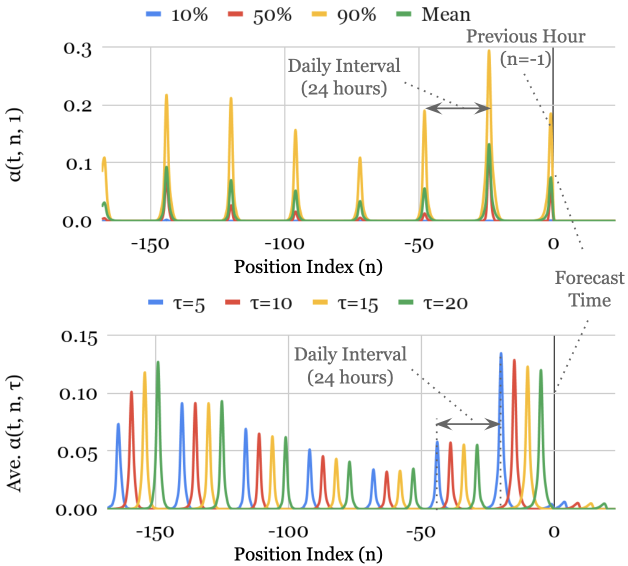
#> input picture paper2code-master/backend/data/output/论文5/step1/images/image_6.png, 1256 x 1132 px (shown at 1/2 size)
$ python generated_figure_code_image_6.py
#> lines starting #> are read from the running program, lines starting #| are printed output that depends on the picture
import sys
import json
import numpy as np
import cv2

OCR_TEXT = """
10%
50%
90%
Mean
Previous Hour
0.3
Daily Interval
(n=-1)
(24 hours)
0.2
0.1
0.0
-150
-100
-50
Position Index (n)
Forecast
0=5
T=10
T=15
T=20
Time
0.15
0.10
0.05
0.00
HHHULLu
"""

ARCH_KEYWORDS = [
    "cnn", "transformer", "attention", "encoder", "decoder", "block",
    "embedding", "classifier", "feature extractor", "alexnet",
    "resnet", "vgg", "googlenet", "convolution", "pooling",
    "network", "pipeline", "module", "layer"
]

EXP_STRONG_KEYWORDS = [
    "accuracy", "loss", "epoch", "precision", "recall", "f1",
    "f1-score", "validation", "training", "test", "performance",
    "experiment", "curve", "comparison", "ablation", "baseline",
    "benchmark", "batch size", "learning rate"
]

EXP_CURVE_KEYWORDS = [
    "forecast", "mean", "previous hour", "daily interval",
    "position index", "time", "percentage", "value", "trend"
]

DATASET_KEYWORDS = [
    "dataset", "sample", "example", "input image", "class image",
    "category", "label", "cifar", "mnist", "imagenet", "ground truth"
]

MODEL_MAP = {
    "alexnet": "AlexNet",
    "resnet": "ResNet",
    "vgg": "VGG",
    "googlenet": "GoogLeNet",
    "transformer": "Transformer",
    "attention": "Attention",
    "encoder": "Encoder",
    "decoder": "Decoder",
    "embedding": "Embedding",
    "classifier": "Classifier",
    "feature extractor": "Feature Extractor",
    "cnn": "CNN",
    "lstm": "LSTM",
    "rnn": "RNN",
    "unet": "U-Net",
    "bert": "BERT"
}

METRIC_MAP = {
    "accuracy": "Accuracy",
    "loss": "Loss",
    "precision": "Precision",
    "recall": "Recall",
    "f1-score": "F1-score",
    "f1": "F1-score",
    "mean": "Mean",
    "forecast": "Forecast",
    "auc": "AUC",
    "map": "mAP",
    "iou": "IoU",
    "epoch": "Epoch"
}


def read_image(image_path):
    data = np.fromfile(image_path, dtype=np.uint8)
    img = cv2.imdecode(data, cv2.IMREAD_COLOR)
    return img


def get_visual_features(img):
    if img is None:
        return {}
    if img.size == 0:
        return {}

    hsv = cv2.cvtColor(img, cv2.COLOR_BGR2HSV)
    sat = hsv[:, :, 1]
    val = hsv[:, :, 2]

    white_ratio = float((val > 230).mean())
    colored_ratio = float((sat > 80).mean())

    small = cv2.resize(img, (64, 64), interpolation=cv2.INTER_AREA)
    quantized = small // 32 * 32
    unique_colors = np.unique(quantized.reshape(-1, quantized.shape[2]), axis=0)

    return {
        "white_ratio": white_ratio,
        "colored_ratio": colored_ratio,
        "color_count": int(len(unique_colors))
    }


def classify_image(ocr_text, visual):
    lower = ocr_text.lower()

    exp_strong_score = 0
    for keyword in EXP_STRONG_KEYWORDS:
        if keyword in lower:
            exp_strong_score += 3

    exp_curve_score = 0
    for keyword in EXP_CURVE_KEYWORDS:
        if keyword in lower:
            exp_curve_score += 1

    arch_score = 0
    for keyword in ARCH_KEYWORDS:
        if keyword in lower:
            arch_score += 2

    dataset_score = 0
    for keyword in DATASET_KEYWORDS:
        if keyword in lower:
            dataset_score += 2

    if any(ch in ocr_text for ch in ["%", "=", "0.", "-"]):
        exp_curve_score += 1

    if visual:
        white_ratio = visual.get("white_ratio", 0)
        colored_ratio = visual.get("colored_ratio", 0)
        color_count = visual.get("color_count", 0)

        if white_ratio > 0.45 and 0.001 < colored_ratio < 0.25:
            exp_curve_score += 1

        if color_count > 16:
            arch_score += 1

    if exp_strong_score > 0 or exp_curve_score >= 2:
        return "experiment_result"

    if arch_score > 0:
        return "architecture"

    if dataset_score > 0:
        return "dataset"

    return "other"


def extract_components(category, text):
    lower = text.lower()
    candidates = []

    if category == "architecture":
        keys = list(MODEL_MAP.keys())
    elif category == "experiment_result":
        keys = list(MODEL_MAP.keys()) + list(METRIC_MAP.keys())
    else:
        return []

    for key in keys:
        pos = lower.find(key)
        if pos != -1:
            name = MODEL_MAP.get(key, METRIC_MAP.get(key))
            if name:
                candidates.append((pos, name))

    seen = set()
    components = []
    for _, name in sorted(candidates, key=lambda item: item[0]):
        if name.lower() not in seen:
            seen.add(name.lower())
            components.append(name)

    return components


def build_description(category):
    mapping = {
        "architecture": "展示模型网络结构和数据流关系",
        "experiment_result": "展示实验曲线和性能变化趋势",
        "dataset": "展示数据样本、类别图片或输入示例",
        "other": "无法确定图片类型"
    }
    return mapping.get(category, "无法确定图片类型")


def build_code_info(category, components):
    if category == "architecture":
        return "需要实现特征提取模块、编码器或分类头等网络结构"

    if category == "experiment_result":
        if components:
            return "需要实现实验评估、指标计算与可视化，关注" + "、".join(components)
        return "需要实现实验评估、指标计算与结果可视化"

    if category == "dataset":
        return "需要准备数据加载、预处理与输入样本构建"

    return ""


def main():
    image_path = None
    visual = {}

    try:
        if len(sys.argv) > 1:
            image_path = sys.argv[1]
        else:
            image_path = r"D:\applications\paper2code-master\paper2code-master\backend\data\output\论文5\step1\images\image_6.png"

        img = read_image(image_path)
#> in read_image, img is the input picture: shape (1132, 1256, 3); mean B, G, R 240.8, 243.8, 244.4
        visual = get_visual_features(img)
#> in get_visual_features, `hsv = cv2.cvtColor(img, cv2.COLOR_BGR2HSV)`: hsv: shape (1132, 1256, 3); mean H, S, V 3.3, 8.7, 247
#> in get_visual_features, `sat = hsv[:, :, 1]`:
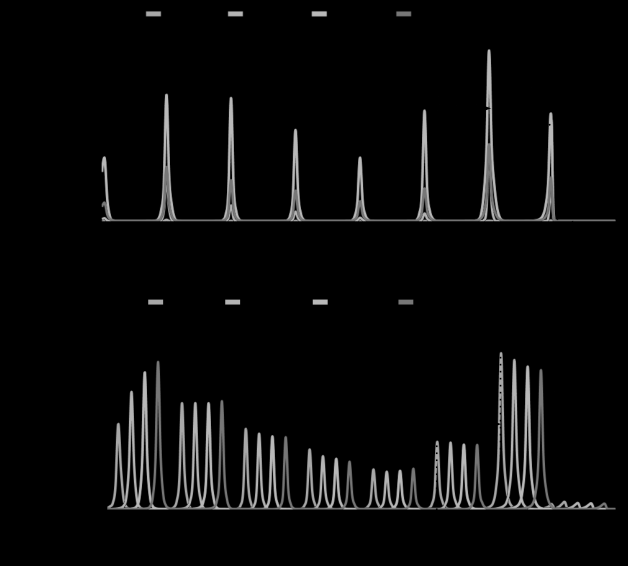
#> sat: shape (1132, 1256) (shown at 1/2 size); min 0, max 190, mean 8.7
#> in get_visual_features, `val = hsv[:, :, 2]`:
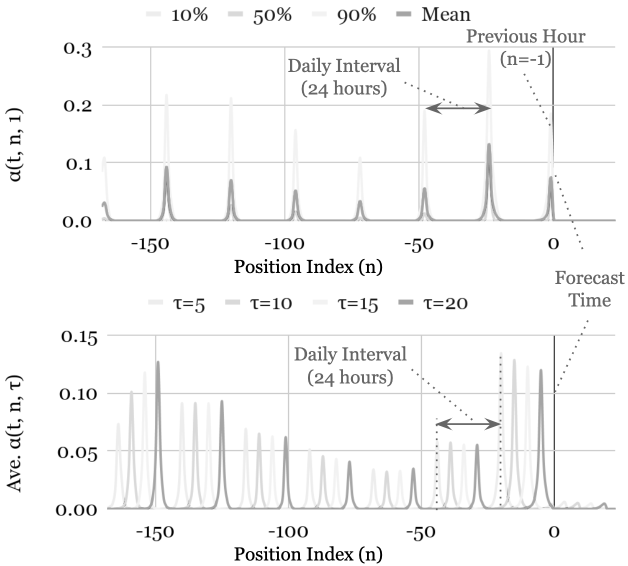
#> val: shape (1132, 1256) (shown at 1/2 size); min 0, max 255, mean 247
#> in get_visual_features, `white_ratio = float((val > 230).mean())`: white_ratio = 0.925
#> in get_visual_features, `colored_ratio = float((sat > 80).mean())`: colored_ratio = 0.0539
#> in get_visual_features, `small = cv2.resize(img, (64, 64), interpolation=cv2.INTER_AREA)`:
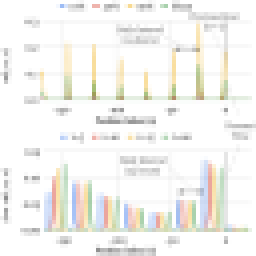
#> small: shape (64, 64, 3) (shown 4 times larger); mean B, G, R 240.9, 243.8, 244.4
#> in get_visual_features, `quantized = small // 32 * 32`:
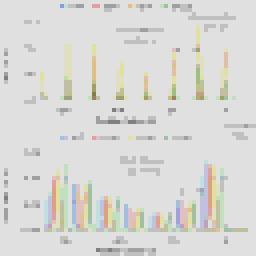
#> quantized: shape (64, 64, 3) (shown 4 times larger); mean B, G, R 215.1, 218.3, 218.3
#> in get_visual_features, `unique_colors = np.unique(quantized.reshape(-1, quantized.shape[2]), a..`: unique_colors = 30 rows, first 8: [64, 128, 128], [96, 128, 160], [96, 160, 160], [128, 128, 128], [128, 160, 160], [128, 160, 192], [128, 160, 224], [128, 192, 160]
#> visual = {'white_ratio': 0.925, 'colored_ratio': 0.0539, 'color_count': 30}
    except Exception:
        visual = {}

    try:
        category = classify_image(OCR_TEXT, visual)
#> in classify_image, `white_ratio = visual.get("white_ratio", 0)`: white_ratio = 0.925
#> in classify_image, `colored_ratio = visual.get("colored_ratio", 0)`: colored_ratio = 0.0539
#> in classify_image, `color_count = visual.get("color_count", 0)`: color_count = 30
#> category = 'experiment_result'
        description = build_description(category)
#> description = '展示实验曲线和性能变化趋势'
        components = extract_components(category, OCR_TEXT)
#> components = ['Mean', 'IoU', 'Forecast']
        code_info = build_code_info(category, components)
#> code_info = '需要实现实验评估、指标计算与可视化，关注Mean、IoU、Forecast'

        result = {
            "type": category,
            "description": description,
            "important_components": components,
            "code_relevant_information": code_info
        }
#> result = {'type': 'experiment_result', 'description': '展示实验曲线和性能变化趋势', 'important_components': ['Mean', 'IoU', 'Forecast'], 'code_relevant_information': '需要实现实验评估、指标计算与可视化，关注Mean、IoU、Forecast'}

        print(json.dumps(result, ensure_ascii=False))
#| {"type": "experiment_result", "description": "展示实验曲线和性能变化趋势", "important_components": ["Mean", "IoU", "Forecast"], "code_relevant_information": "需要实现实验评估、指标计算与可视化，关注Mean、IoU、Forecast"}
    except Exception:
        fallback = {
            "type": "other",
            "description": "无法确定图片类型",
            "important_components": [],
            "code_relevant_information": ""
        }
        print(json.dumps(fallback, ensure_ascii=False))


if __name__ == "__main__":
    main()

$ run again, with paper2code-master/backend/data/output/论文5/step1/images/image_1.png copied over paper2code-master/backend/data/output/论文5/step1/images/image_6.png
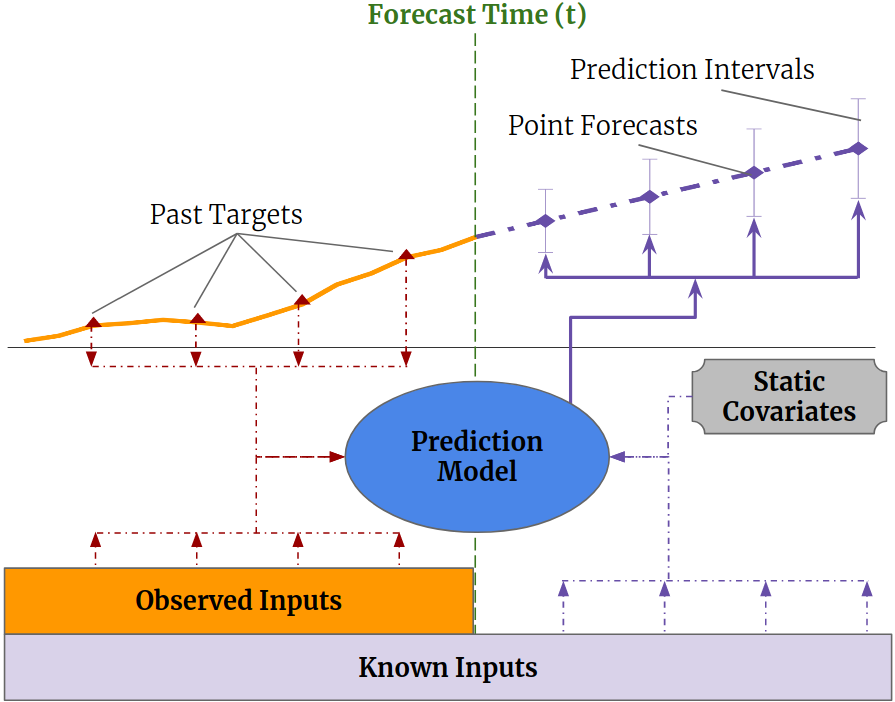
#> input picture paper2code-master/backend/data/output/论文5/step1/images/image_1.png, 895 x 702 px
#> in read_image, img is the input picture: shape (702, 895, 3); mean B, G, R 230.4, 230.8, 234.1
#> hsv: shape (702, 895, 3); mean H, S, V 20.1, 27.7, 244
#> in get_visual_features, `val = hsv[:, :, 2]`:
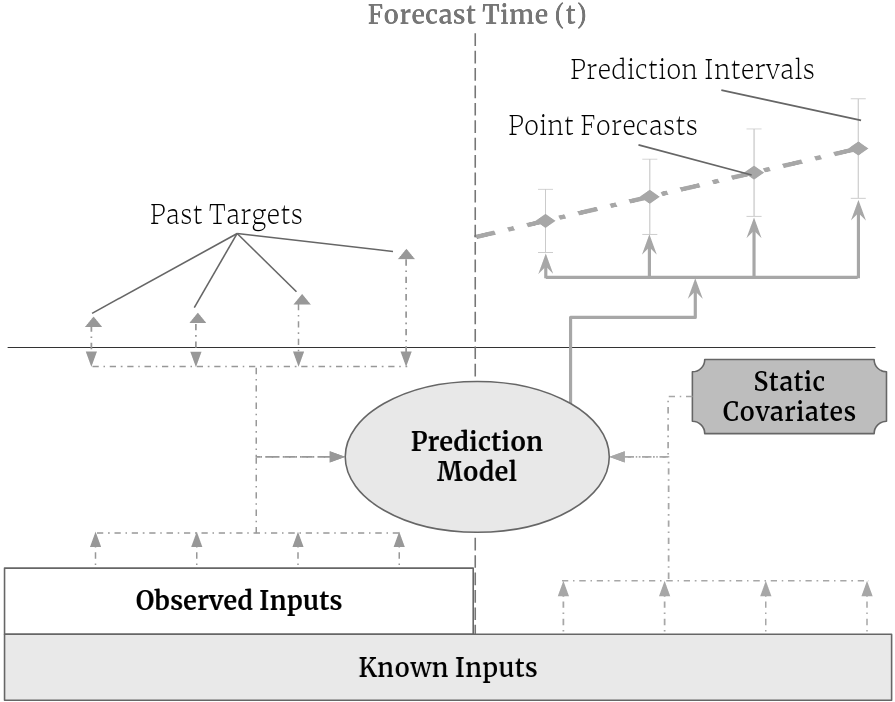
#> val: shape (702, 895); min 0, max 255, mean 244
#> in get_visual_features, `white_ratio = float((val > 230).mean())`: white_ratio = 0.93
#> in get_visual_features, `colored_ratio = float((sat > 80).mean())`: colored_ratio = 0.121
#> in get_visual_features, `quantized = small // 32 * 32`:
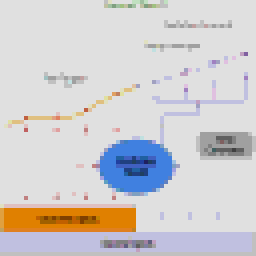
#> quantized: shape (64, 64, 3) (shown 4 times larger); mean B, G, R 207, 205.9, 208.5
#> unique_colors = 62 rows, first 8: [0, 64, 128], [0, 96, 160], [0, 96, 192], [0, 128, 192], [0, 128, 224], [32, 128, 192], [32, 128, 224], [64, 64, 64]
#> visual = {'white_ratio': 0.93, 'colored_ratio': 0.121, 'color_count': 62}
#> in classify_image, `white_ratio = visual.get("white_ratio", 0)`: white_ratio = 0.93
#> in classify_image, `colored_ratio = visual.get("colored_ratio", 0)`: colored_ratio = 0.121
#> color_count = 62
#> category = 'experiment_result'
#> description = '展示实验曲线和性能变化趋势'
#> components = ['Mean', 'IoU', 'Forecast']
#> code_info = '需要实现实验评估、指标计算与可视化，关注Mean、IoU、Forecast'
#> result = {'type': 'experiment_result', 'description': '展示实验曲线和性能变化趋势', 'important_components': ['Mean', 'IoU', 'Forecast'], 'code_relevant_information': '需要实现实验评估、指标计算与可视化，关注Mean、IoU、Forecast'}
#| {"type": "experiment_result", "description": "展示实验曲线和性能变化趋势", "important_components": ["Mean", "IoU", "Forecast"], "code_relevant_information": "需要实现实验评估、指标计算与可视化，关注Mean、IoU、Forecast"}

$ run again, with paper2code-master/backend/data/output/论文5/step1/images/image_2.png copied over paper2code-master/backend/data/output/论文5/step1/images/image_6.png
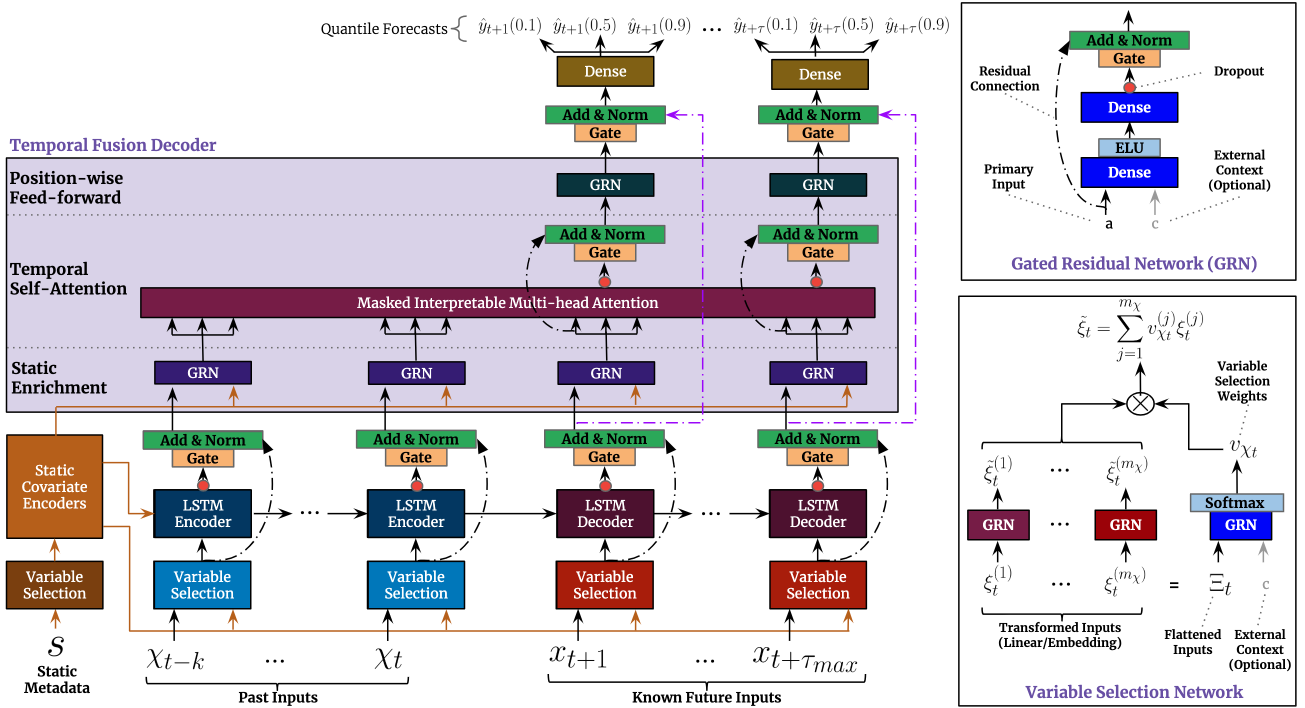
#> input picture paper2code-master/backend/data/output/论文5/step1/images/image_2.png, 2610 x 1416 px (shown at 1/2 size)
#> in read_image, img is the input picture: shape (1416, 2610, 3); mean B, G, R 215.8, 209.8, 214.2
#> hsv: shape (1416, 2610, 3); mean H, S, V 37.3, 31.7, 224
#> in get_visual_features, `val = hsv[:, :, 2]`:
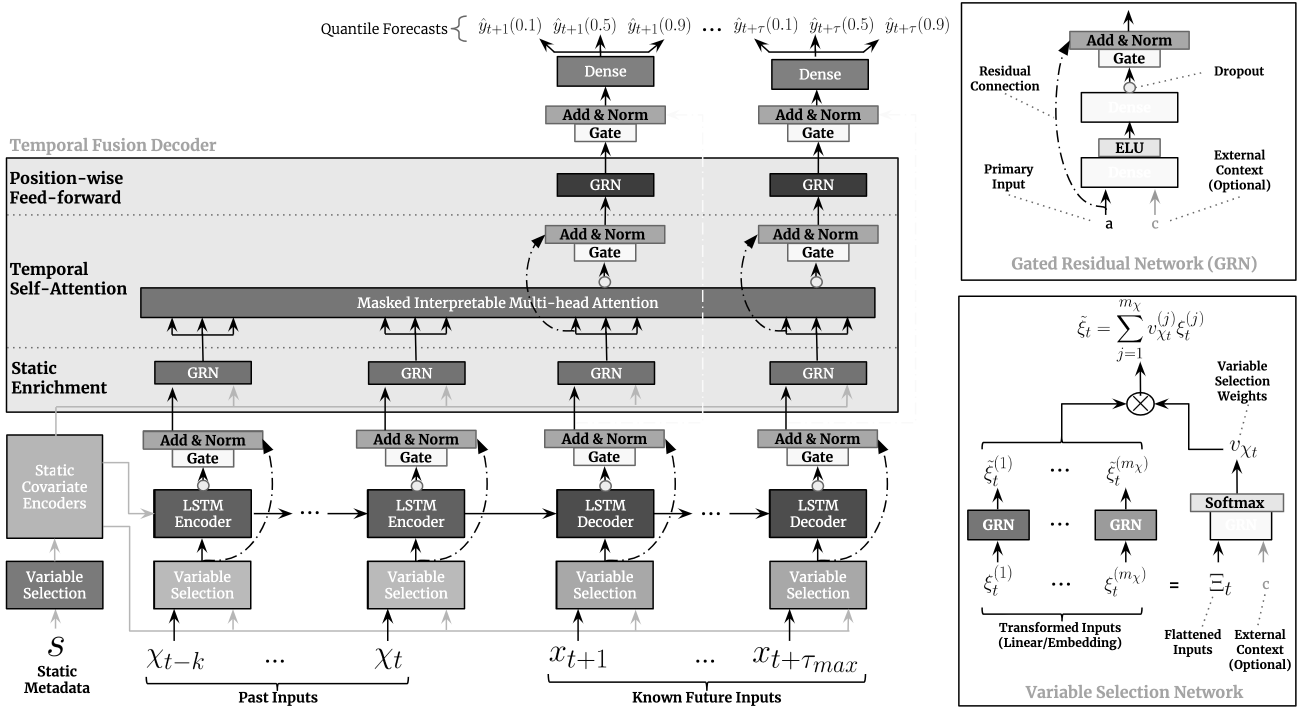
#> val: shape (1416, 2610) (shown at 1/2 size); min 0, max 255, mean 224
#> in get_visual_features, `white_ratio = float((val > 230).mean())`: white_ratio = 0.816
#> in get_visual_features, `colored_ratio = float((sat > 80).mean())`: colored_ratio = 0.131
#> in get_visual_features, `quantized = small // 32 * 32`:
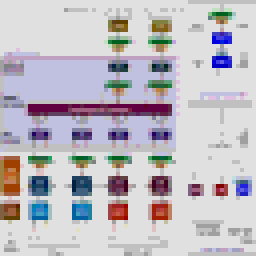
#> quantized: shape (64, 64, 3) (shown 4 times larger); mean B, G, R 195.2, 188, 191.6
#> unique_colors = 128 rows, first 8: [0, 0, 128], [0, 0, 160], [0, 32, 96], [0, 32, 160], [0, 64, 96], [0, 64, 128], [0, 64, 160], [0, 96, 128]
#> visual = {'white_ratio': 0.816, 'colored_ratio': 0.131, 'color_count': 128}
#> in classify_image, `white_ratio = visual.get("white_ratio", 0)`: white_ratio = 0.816
#> in classify_image, `colored_ratio = visual.get("colored_ratio", 0)`: colored_ratio = 0.131
#> color_count = 128
#> category = 'experiment_result'
#> description = '展示实验曲线和性能变化趋势'
#> components = ['Mean', 'IoU', 'Forecast']
#> code_info = '需要实现实验评估、指标计算与可视化，关注Mean、IoU、Forecast'
#> result = {'type': 'experiment_result', 'description': '展示实验曲线和性能变化趋势', 'important_components': ['Mean', 'IoU', 'Forecast'], 'code_relevant_information': '需要实现实验评估、指标计算与可视化，关注Mean、IoU、Forecast'}
#| {"type": "experiment_result", "description": "展示实验曲线和性能变化趋势", "important_components": ["Mean", "IoU", "Forecast"], "code_relevant_information": "需要实现实验评估、指标计算与可视化，关注Mean、IoU、Forecast"}

$ run again, with paper2code-master/backend/data/output/论文5/step1/images/image_3.png copied over paper2code-master/backend/data/output/论文5/step1/images/image_6.png
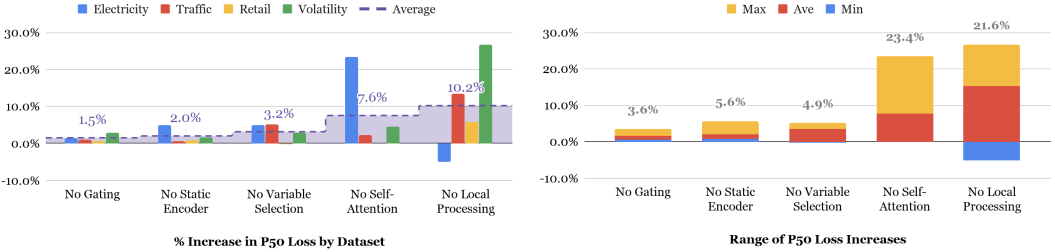
#> input picture paper2code-master/backend/data/output/论文5/step1/images/image_3.png, 3164 x 756 px (shown at 1/3 size)
#> in read_image, img is the input picture: shape (756, 3164, 3); mean B, G, R 236.7, 239.1, 243.2
#> hsv: shape (756, 3164, 3); mean H, S, V 5.9, 14.1, 246.4
#> in get_visual_features, `val = hsv[:, :, 2]`:
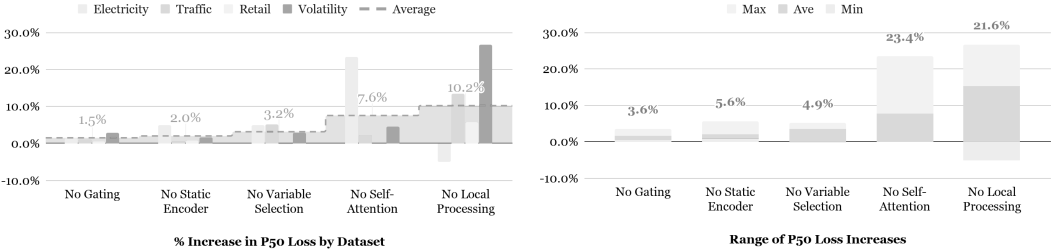
#> val: shape (756, 3164) (shown at 1/3 size); min 0, max 255, mean 246.4
#> in get_visual_features, `white_ratio = float((val > 230).mean())`: white_ratio = 0.901
#> in get_visual_features, `colored_ratio = float((sat > 80).mean())`: colored_ratio = 0.0781
#> in get_visual_features, `quantized = small // 32 * 32`:
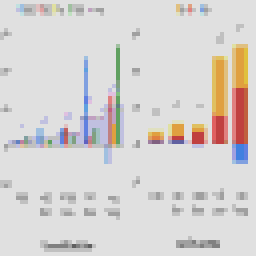
#> quantized: shape (64, 64, 3) (shown 4 times larger); mean B, G, R 210.4, 212.3, 216.3
#> unique_colors = 54 rows, first 8: [64, 64, 192], [64, 96, 192], [64, 128, 224], [64, 160, 224], [64, 192, 224], [96, 96, 96], [96, 96, 160], [96, 96, 192]
#> visual = {'white_ratio': 0.901, 'colored_ratio': 0.0781, 'color_count': 54}
#> in classify_image, `white_ratio = visual.get("white_ratio", 0)`: white_ratio = 0.901
#> in classify_image, `colored_ratio = visual.get("colored_ratio", 0)`: colored_ratio = 0.0781
#> color_count = 54
#> category = 'experiment_result'
#> description = '展示实验曲线和性能变化趋势'
#> components = ['Mean', 'IoU', 'Forecast']
#> code_info = '需要实现实验评估、指标计算与可视化，关注Mean、IoU、Forecast'
#> result = {'type': 'experiment_result', 'description': '展示实验曲线和性能变化趋势', 'important_components': ['Mean', 'IoU', 'Forecast'], 'code_relevant_information': '需要实现实验评估、指标计算与可视化，关注Mean、IoU、Forecast'}
#| {"type": "experiment_result", "description": "展示实验曲线和性能变化趋势", "important_components": ["Mean", "IoU", "Forecast"], "code_relevant_information": "需要实现实验评估、指标计算与可视化，关注Mean、IoU、Forecast"}
